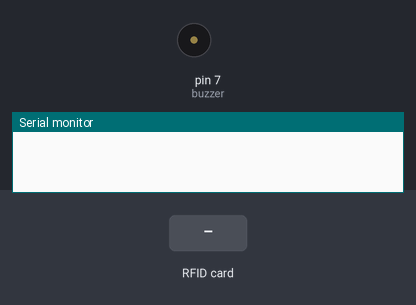
A sketch run on a simulated Arduino Uno, built with avr-gcc and run on an emulated ATmega328P. Parts: buzzer (waves = sounding, pin HIGH), the last lines printed to the serial monitor. Inputs (shaded band) come from the test bench. Pins used as bus, display or sensor lines are not drawn.

Above: at 1.5 s.
1.6 s: RFID card 5E 7A 19 C4 held to the reader
At 2.4 s:
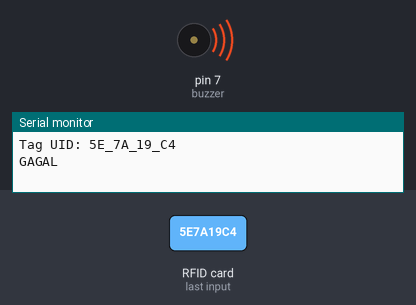
Timing chart, 0 to 4.6 s (numbered marks = the images above; inputs shaded):
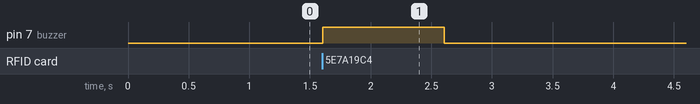

The sketch:

8.fungsi_void_RFID.ino
```cpp
///Download dan masukan Library MFRC522
#include <SPI.h>
#include <MFRC522.h>
//Inisialisasi pembuatan variable
#define SS_PIN 10
#define RST_PIN 9
MFRC522 mfrc522(SS_PIN, RST_PIN);
int buzzer =7;
int ir =2;
String uidString;

void setup() {
 //Menentukan Fungsionalitas dari PIN pada Microcontroller
 Serial.begin(115200); //baudrate yang digunakan untuk komunikasi microcontroller dengan komputer
 SPI.begin(); // Initiate SPI bus
 mfrc522.PCD_Init(); // Initiate MFRC522
 bunyibuzzeroke();
 pinMode(buzzer, OUTPUT);
 pinMode(ir, INPUT);

}
void loop() {
 //Program yang akan dijalankan berulang-ulang
 if ( mfrc522.PICC_IsNewCardPresent()) {
    readRFID();
    Serial.print("Tag UID: ");
    Serial.println(uidString);
 if (uidString=="5_8F_8E_BF"){
    bunyibuzzeroke();
    Serial.println("Silahkan Masuk");
 }else if (uidString=="A_A8_90_15"){
    bunyibuzzeroke();
    Serial.println("Silahkan Masuk");
  }else{
    Serial.println("GAGAL");
    bunyibuzzergagal();
  }
 }

}

void readRFID() {
  mfrc522.PICC_ReadCardSerial();

  uidString = String(mfrc522.uid.uidByte[0],HEX) + "_" +
              String(mfrc522.uid.uidByte[1],HEX) + "_" +
              String(mfrc522.uid.uidByte[2],HEX) + "_" +
              String(mfrc522.uid.uidByte[3],HEX);
  uidString.toUpperCase();
}

void bunyibuzzeroke(){
  digitalWrite(buzzer, HIGH);
  delay(100);
  digitalWrite(buzzer, LOW);
  delay(50);
  digitalWrite(buzzer, HIGH);
  delay(100);
  digitalWrite(buzzer, LOW);
  delay(50);
}

void bunyibuzzergagal(){
  digitalWrite(buzzer, HIGH);
  delay(1000);
  digitalWrite(buzzer, LOW);
  delay(50);
}
```

Measured:
- after the input at 1.6 s, pin 7 (buzzer): LOW → HIGH at once, → LOW 1.0 s later
